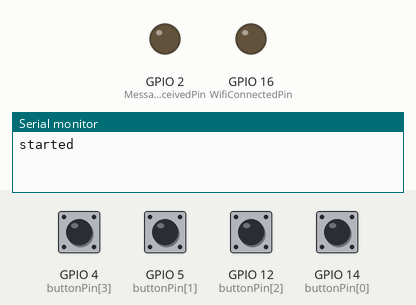
Recording of a sketch running on a simulated ESP8266 (NodeMCU). Shown: output pins drawn as LEDs (lit = HIGH), the last lines printed to the serial monitor. The test bench sets the inputs (shaded band); at power-on: GPIO 4 (buttonPin[3]), GPIO 5 (buttonPin[1]), GPIO 12 (buttonPin[2]), GPIO 14 (buttonPin[0]) LOW. WiFi joins after 1.5 s; servers stay silent unless stated.

Above: at 0.1 s.
At 2.7 s:
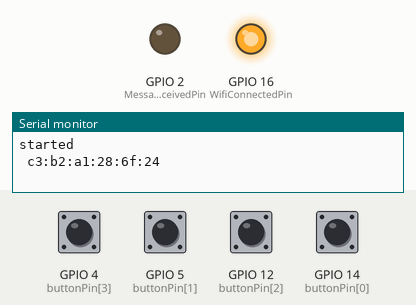
2.8 s: GPIO 4 (buttonPin[3]) pulled HIGH for 0.15 s
At 2.87 s:
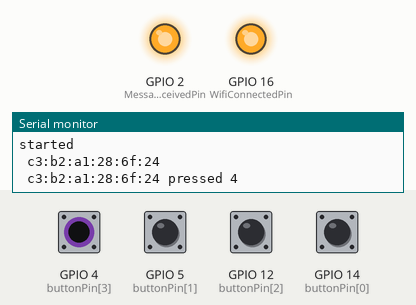
Timing chart, 0 to 5.8 s (numbered marks = the images above; inputs shaded):
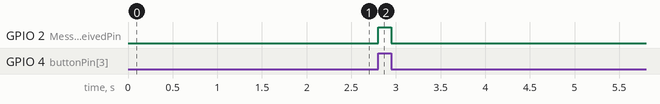

The sketch:

TriviaBuzzerClient.ino
```cpp
// (licence header left out)
#include <ESP8266WiFi.h>          //ESP8266 Core WiFi Library (you most likely already have this in your sketch)
#include <WiFiUdp.h>

#include <DNSServer.h>            //Local DNS Server used for redirecting all requests to the configuration portal
#include <ESP8266WebServer.h>     //Local WebServer used to serve the configuration portal
#include <WiFiManager.h>          //https://github.com/tzapu/WiFiManager WiFi Configuration Magic

unsigned int localPort = 2733;        //what you say?
IPAddress serverIP(192, 168, 137, 1); //default ip for windows shared ip

// set pin numbers:
const int buttonPin[] = {14, 5, 12, 4};
int buttonState[] = {0, 0, 0, 0};

//led indicator pins
const int WifiConnectedPin = 16;
const int MessageReceivedPin = 2;

//string for formated MAC address to be used as a unique ID
String MAC;

void sendMessage(String data) {
  WiFiUDP port2;
  port2.beginPacket(serverIP, localPort);
  port2.write(data.c_str());
  port2.endPacket();
}

void setup() {
  Serial.begin(115200);
  Serial.println("started");

  //Setup wifi
  WiFiManager wifiManager;
  wifiManager.autoConnect();
  serverIP = WiFi.gatewayIP();

  //get and format MAC address
  byte mac[6];
  WiFi.macAddress(mac);
  MAC += " " + String(mac[5], HEX);
  for (int i = 4; i >= 0; i--) {
    MAC += ":";
    MAC += String(mac[i], HEX);
  }
  Serial.println(MAC);

  //connected
  pinMode(      WifiConnectedPin, OUTPUT);
  digitalWrite( WifiConnectedPin, HIGH);
  pinMode(      MessageReceivedPin, OUTPUT);
  digitalWrite( MessageReceivedPin, LOW);

  // initialize the pushbutton pin as an input:
  for (int i = 0; i < 4; i++) {
    pinMode(buttonPin[i], INPUT);
  }
}

void loop() {
  for (int i = 0; i < 4; i++) {
    int temp = digitalRead(buttonPin[i]);
    if ((buttonState[i] == LOW) && (temp == HIGH)) {
      String message = MAC + " pressed " + String(i + 1, DEC);
      Serial.println(message);
      sendMessage(message);
      digitalWrite( MessageReceivedPin, HIGH);
    }
     if ((buttonState[i] == HIGH) && (temp == LOW)) {
      digitalWrite( MessageReceivedPin, LOW);
    }
    buttonState[i] = temp;
  }
}
```

Measured:
- after the input at 2.8 s, GPIO 2 (MessageReceivedPin): LOW → HIGH at once, → LOW 0.15 s later
